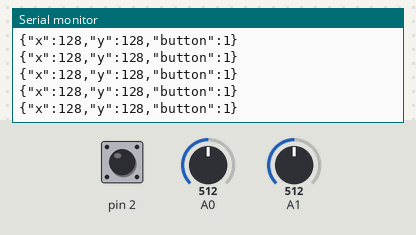
A sketch run on a simulated Arduino Uno, built with avr-gcc and run on an emulated ATmega328P. On the bench: the last lines printed to the serial monitor. The inputs (shaded band) are chosen by the test bench; at power-on: A0 = 512, A1 = 512, pin 2 HIGH.

Above: at 1.2 s.
1.3 s: A0 set to 413
At 2.3 s:
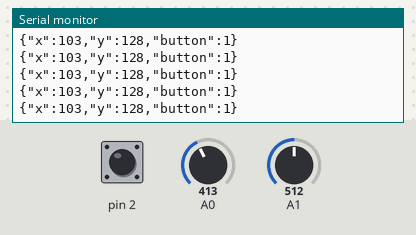
4.3 s: A0 set to 383
At 5.4 s:
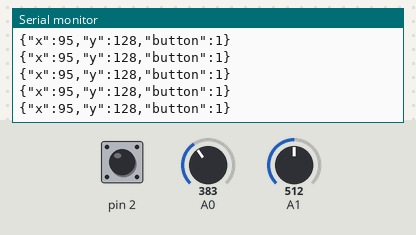
10.3 s: A1 set to 406
At 11.1 s:
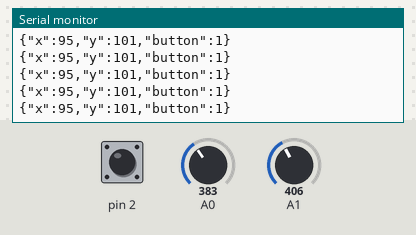
13.3 s: A1 set to 386
At 14.4 s:
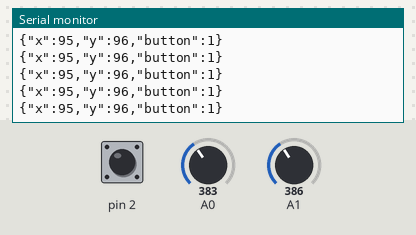
Timing chart, 0 to 16.3 s (numbered marks = the images above; inputs shaded):
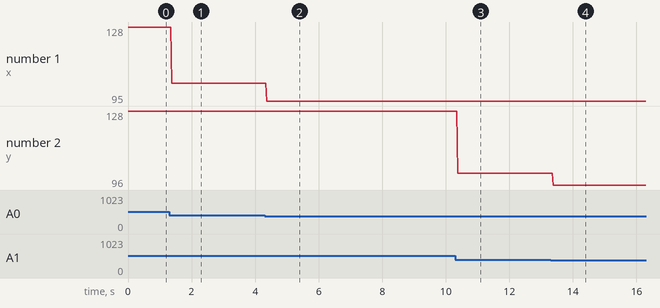

Measured:
- after the input at 1.3 s, the serial monitor: prints a new line after 0.07 s (image 1)
- after the input at 4.3 s, the serial monitor: prints a new line after 0.07 s (image 2)
- after the input at 10.3 s, the serial monitor: prints a new line after 0.07 s (image 3)
- after the input at 13.3 s, the serial monitor: prints a new line after 0.09 s (image 4)
- plotted number 1: 128 → 103 after the input at 1.3 s, 103 → 95 after the input at 4.3 s
- plotted number 2: 128 → 101 after the input at 10.3 s, 101 → 96 after the input at 13.3 s

The sketch:

ArduinoJoystick.ino
```cpp
/*
  A Joystick client
  Reads a joystick whose two potentiometers are connected
  to analog 0 and analog 1.
*/

void setup()
{
  Serial.begin(9600);
  pinMode(2, INPUT_PULLUP);
}

void loop()
{
  int buttonState = digitalRead(2);
  // read analog 0, convert to a byte:
  int x = analogRead(A0) / 4;
  // 1ms delay to stabilize ADC:
  delay(1);
  // read analog 1, convert to a byte:
  int y = analogRead(A1) / 4;
  // send values out serial port as a JSON string,
  // {"x":xPos,"y":yPos,"button":buttonState}
  Serial.print("{\"x\":");
  Serial.print(x);
  Serial.print(",\"y\":");
  Serial.print(y);
  Serial.print(",\"button\":");
  Serial.print(buttonState);
  Serial.println("}");
}
```
